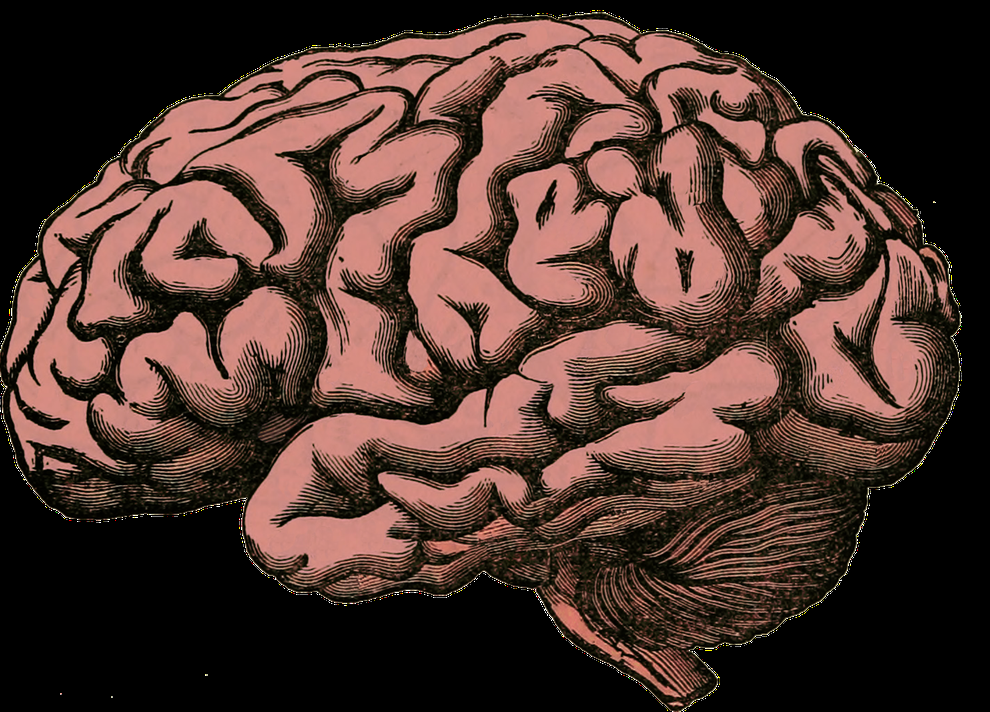
#> input picture 6.week/toppng.com-free-vintage-human-brain-1920x1381.png, 990 x 712 px, shrunk from 1920 x 1381 before the run
$ python blur.py
#> lines starting #> are read from the running program, lines starting #| are printed output that depends on the picture

# importing the modules needed
import cv2
import numpy as np

# Reading the image
image = cv2.imread('toppng.com-free-vintage-human-brain-1920x1381.png')
#> image is the input picture: shape (712, 990, 3); mean B, G, R 47.5, 54.6, 79.4

# Creating the kernel(2d convolution matrix)
kernel1 = np.ones((5, 5), np.float32)/30

# Applying the filter2D() function
img = cv2.filter2D(src=image, ddepth=-1, kernel=kernel1)
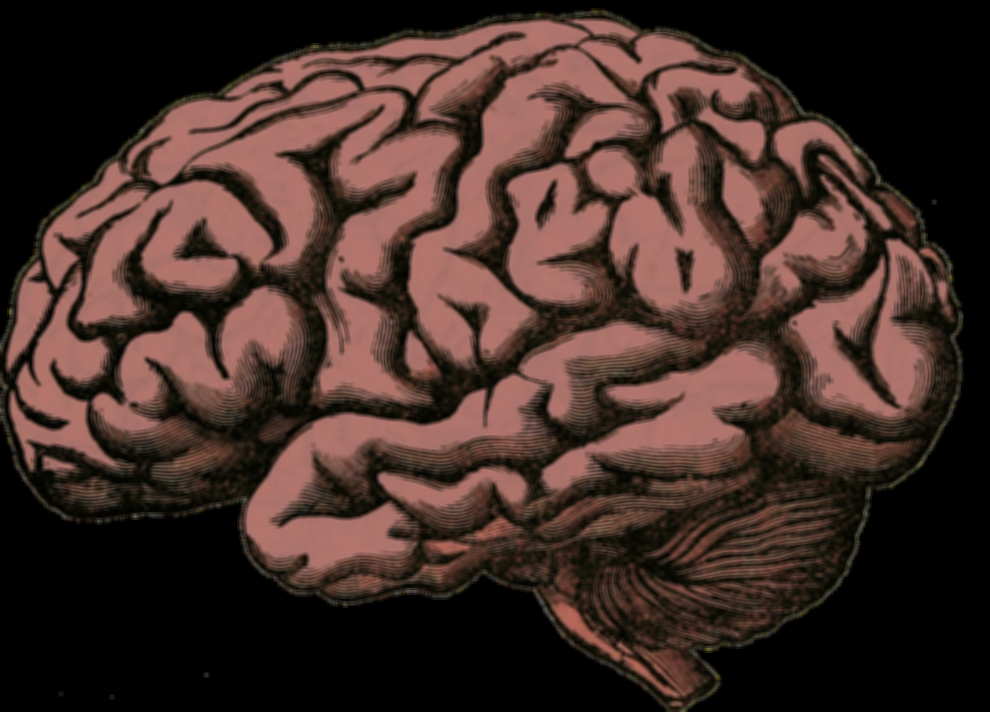
#> img: shape (712, 990, 3); mean B, G, R 39.6, 45.5, 66.2

# Shoeing the original and output image
cv2.imshow('Original', image)
cv2.imshow('Kernel Blur', img)

cv2.waitKey()
cv2.destroyAllWindows()
